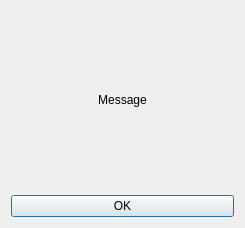
<?xml version="1.0" encoding="UTF-8"?>
<ui version="4.0">
 <class>MessageDialog</class>
 <widget class="QDialog" name="MessageDialog">
  <property name="geometry">
   <rect>
    <x>0</x>
    <y>0</y>
    <width>245</width>
    <height>228</height>
   </rect>
  </property>
  <property name="sizePolicy">
   <sizepolicy hsizetype="Fixed" vsizetype="Fixed">
    <horstretch>0</horstretch>
    <verstretch>0</verstretch>
   </sizepolicy>
  </property>
  <property name="minimumSize">
   <size>
    <width>245</width>
    <height>228</height>
   </size>
  </property>
  <property name="maximumSize">
   <size>
    <width>245</width>
    <height>228</height>
   </size>
  </property>
  <property name="windowTitle">
   <string>Dialog</string>
  </property>
  <layout class="QVBoxLayout" name="verticalLayout">
   <item>
    <widget class="QLabel" name="message">
     <property name="sizePolicy">
      <sizepolicy hsizetype="Preferred" vsizetype="Preferred">
       <horstretch>0</horstretch>
       <verstretch>0</verstretch>
      </sizepolicy>
     </property>
     <property name="text">
      <string>Message</string>
     </property>
     <property name="alignment">
      <set>Qt::AlignCenter</set>
     </property>
    </widget>
   </item>
   <item>
    <widget class="QPushButton" name="ok_button">
     <property name="sizePolicy">
      <sizepolicy hsizetype="Minimum" vsizetype="Fixed">
       <horstretch>0</horstretch>
       <verstretch>0</verstretch>
      </sizepolicy>
     </property>
     <property name="layoutDirection">
      <enum>Qt::LeftToRight</enum>
     </property>
     <property name="text">
      <string>OK</string>
     </property>
    </widget>
   </item>
  </layout>
 </widget>
 <resources/>
 <connections/>
</ui>
